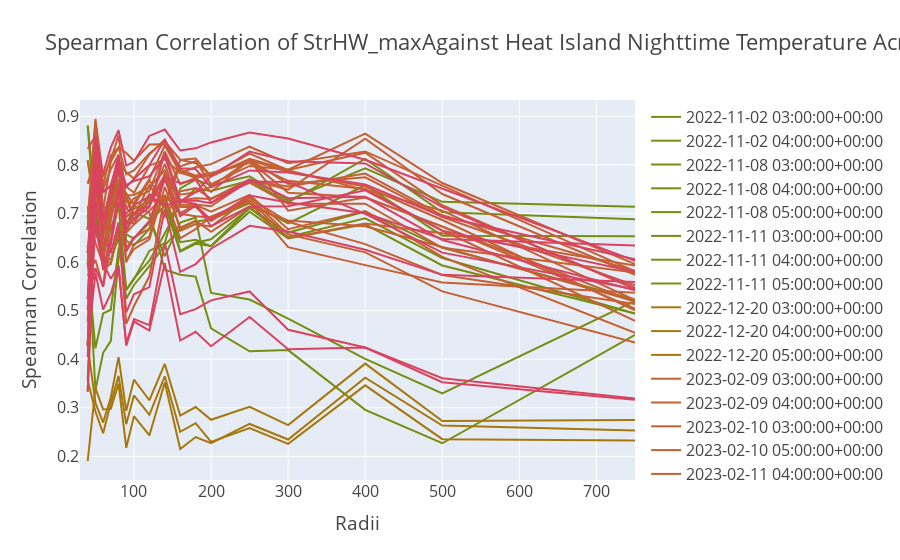

Notebook code cell kept with this figure:
### Markdown cell above
### StrHW_max

### Code cell
param_scale_plot('StrHW_max')
